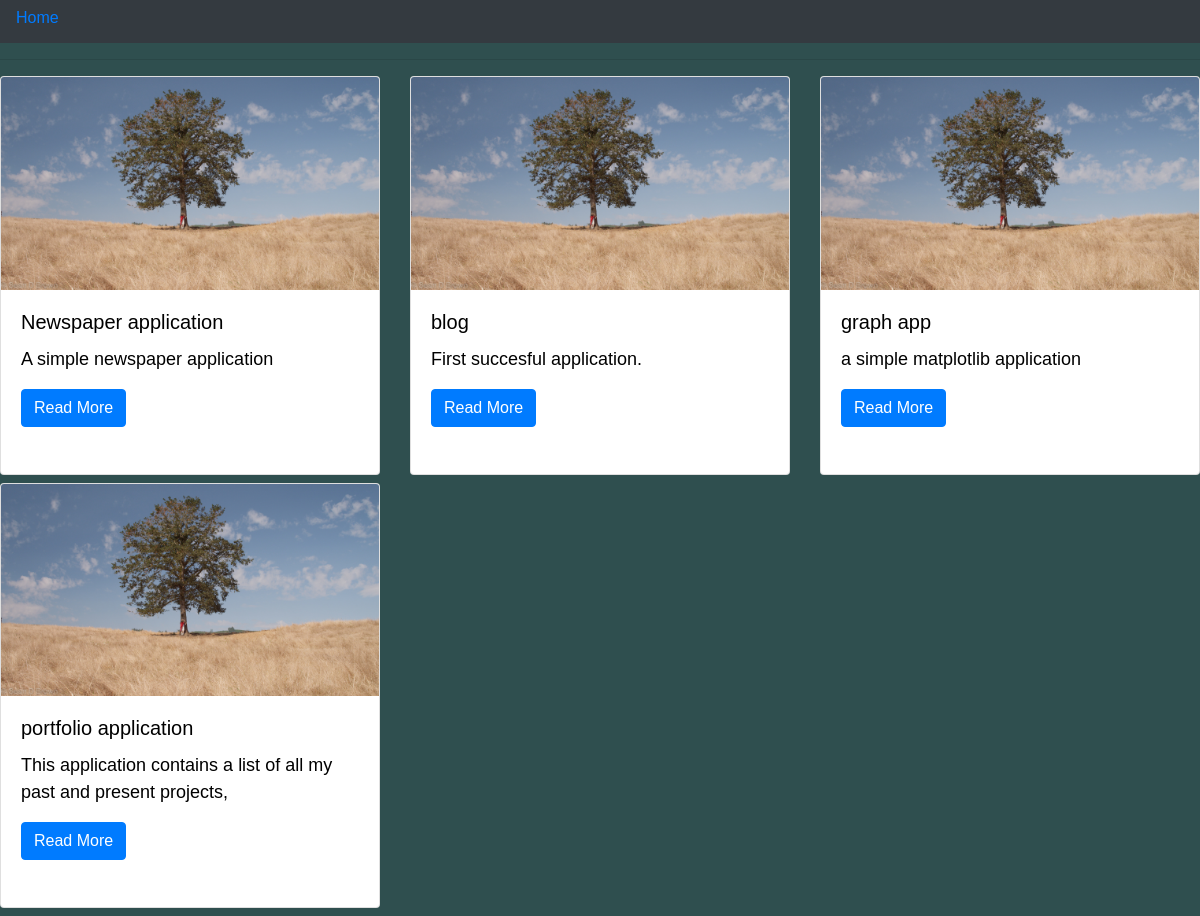
/projects/, run on the app's committed database.
### myworks/models.py (models this page shows, shortened)
class Portfolio(models.Model):
    title = models.CharField(max_length = 30, verbose_name = 'project name')
    project_url = models.URLField(max_length=100)
    project_repository = models.URLField(max_length=50)
    description = models.TextField(blank=True)
    technology_used = models.CharField(max_length=15,verbose_name ='technology')
    date_created = models.DateTimeField(auto_now_add=True)

### myworks/views.py (the view)
# urls.py: path('', ProjectList.as_view(), name='projects'),
class ProjectList(ListView):
    model = Portfolio
    template_name = 'project_list.html'
    context_object_name = 'project'
    error_message = 'No application at this moment'

### myworks/templates/project_list.html (shortened to what this page needs)
{% extends "base.html" %} {% load static %}
    {% block content %}
    <hr/>
    <div class="row">
        {% for project in object_list %}
        <div class="col-md-4">
            <div class="card mb-2">
                <img class="card-img-top" src="{% static 'img/homepage.jpeg' %}" alt="" width="30%" height="50%">
                <div class="card-body">
                    <h5 class="card-title">{{ project.title }}</h5>
                    <p class="card-text">{{ project.description | truncatewords:30 }}</p>
                    <a href="{% url 'details' project.pk %}" class="btn btn-primary"> Read More</a><br/><br/>
                </div>
            </div>
        </div>
        {% endfor %}
    </div>
    {% endblock content %}

### myworks/static/base.css (style rules this page uses)
body { font-family: 'Source Sans Pro', sans-serif; font-size:18px; border-bottom: 1px solid #999 margin-bottom: 2rem; }
body { background-color: darkslategray }
p, h5, h1, h4, h6 , hr { color: black; }

### data on the page
Portfolio: title "Newspaper application", description "A simple newspaper application"
Portfolio: title "blog", description "First succesful application."
Portfolio: title "graph app", description "a simple matplotlib application"
Portfolio: title "portfolio application", description "This application contains a list of all my past and present projects,"
